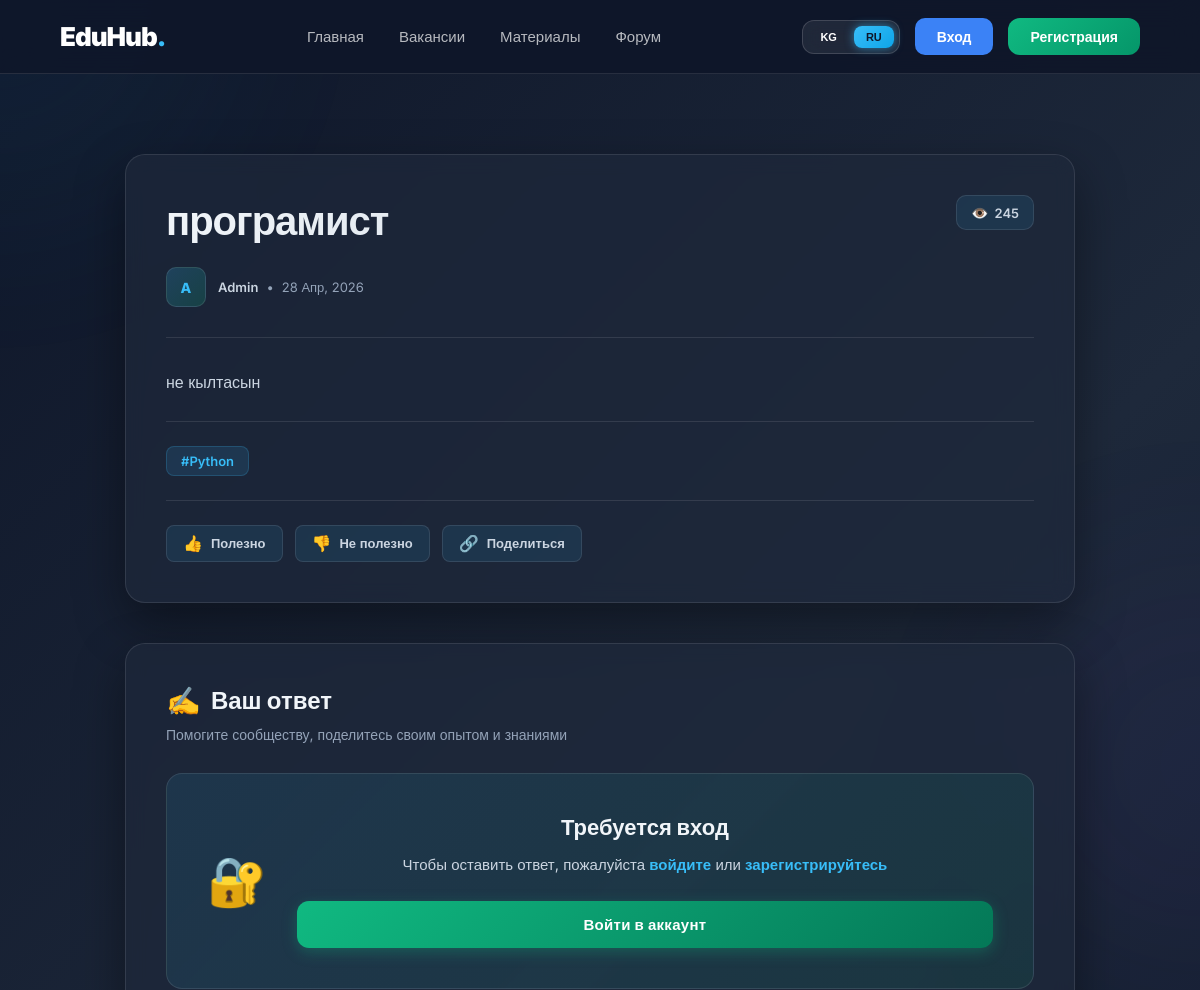
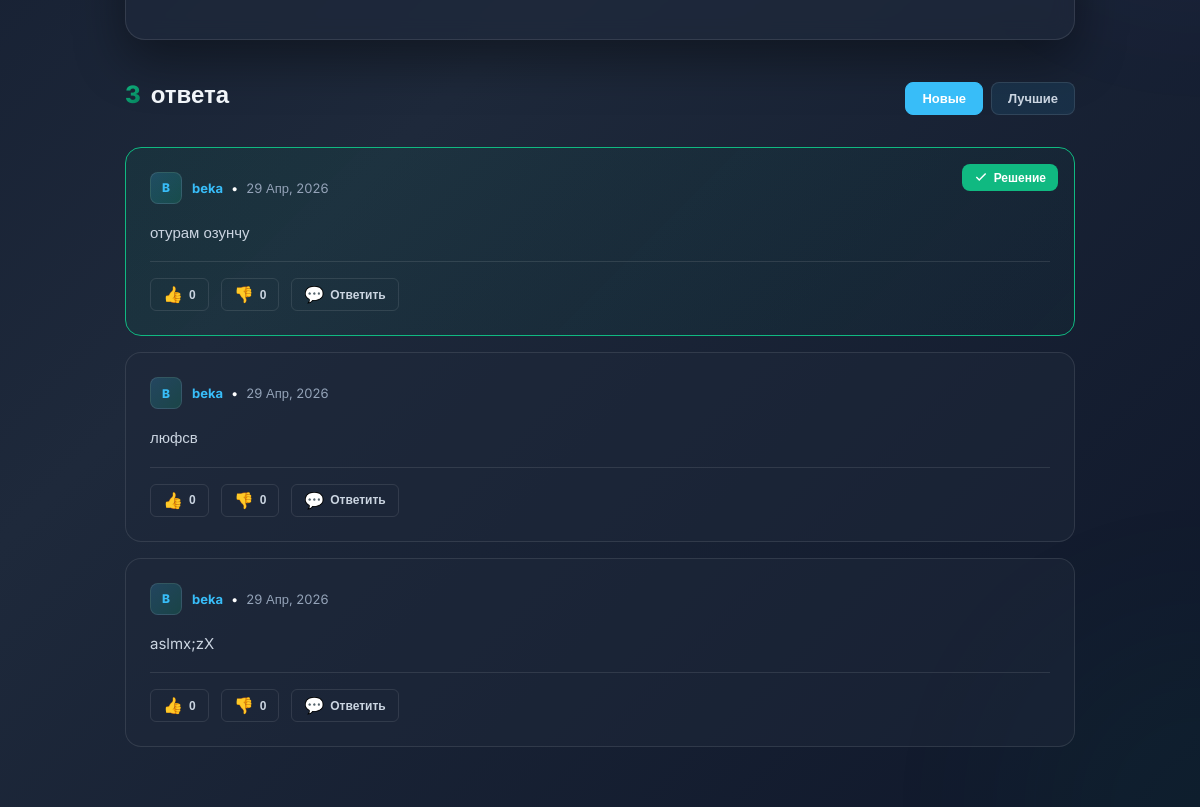
/ru/forum/question/1/, run on the app's committed database (2 pictures, top to bottom).
### forum/models.py (models this page shows, shortened)
class Question(models.Model):
    title = models.CharField(max_length=255, verbose_name="Тема")
    content = models.TextField(verbose_name="Текст")
    author = models.ForeignKey(
        settings.AUTH_USER_MODEL,
        on_delete=models.CASCADE,
        related_name='questions'
    )
    created_at = models.DateTimeField(auto_now_add=True)
    tags = models.CharField(max_length=100, blank=True,verbose_name="Категории")

class Answer(models.Model):
    question = models.ForeignKey(Question, on_delete=models.CASCADE, related_name='answers')
    content = models.TextField(verbose_name="Текст ответа")
    author = models.ForeignKey(
        settings.AUTH_USER_MODEL,
        on_delete=models.CASCADE
    )
    created_at = models.DateTimeField(auto_now_add=True)
    is_accepted = models.BooleanField(default=False)
    likes = models.ManyToManyField(settings.AUTH_USER_MODEL, related_name='answer_likes', blank=True)
    dislikes = models.ManyToManyField(settings.AUTH_USER_MODEL, related_name='answer_dislikes', blank=True)
    def total_likes(self):
        return self.likes.count()
    def total_dislikes(self):
        return self.dislikes.count()

### users/models.py (models this page shows, shortened)
class CustomUser(AbstractUser):
    ROLE_CHOICES = (
        ('student', 'Студент'),
        ('employer', 'Работадатель'),
    )
    role = models.CharField(
        max_length=20,
        choices=ROLE_CHOICES,
        null=True,
        blank=True
    )
    university = models.CharField(max_length=255, blank=True, null=True)
    phone = models.CharField(max_length=20, blank=True, null=True)
    profile_picture = models.ImageField(upload_to='profile_pics/', blank=True, null=True)
    is_verified = models.BooleanField(default=False)
    is_blocked = models.BooleanField(default=False)
    verification_data = models.TextField(blank=True, null=True, verbose_name="Маалыматтар (ИНН/Компания)")

### forum/views.py (the view)
# urls.py: path('question/<int:pk>/', views.question_detail, name='question_detail'),
def question_detail(request, pk):
    question = get_object_or_404(Question, pk=pk)
    answers = question.answers.all()
    if request.method == "POST":
        if not request.user.is_authenticated:
            return redirect('login')
        form = AnswerForm(request.POST)
        if form.is_valid():
            answer = form.save(commit=False)
            answer.question = question
            answer.author = request.user
            answer.save()
            return redirect('question_detail', pk=question.pk)
    else:
        form = AnswerForm()
    return render(request, 'forum/question_detail.html', {
        'question': question,
        'answers': answers,
        'form': form,
    })

### templates/forum/question_detail.html (shortened to what this page needs)
{% extends 'base.html' %}
{% load i18n %}
{% block content %}
<div class="detail-page">
    <div class="animated-background">
        <div class="bg-orb orb-1"></div>
        <div class="bg-orb orb-2"></div>
        <div class="bg-orb orb-3"></div>
    </div>
    <div class="detail-container">
        <article class="question-article">
            <header class="article-header">
                <div class="header-top">
                    <h1 class="article-title">{{ question.title }}</h1>
                    <div class="header-badges">
                        <span class="badge badge-views">
                            <span class="badge-icon">👁️</span>
                            <span class="badge-text">245</span>
                        </span>
                    </div>
                </div>
                <div class="article-metadata">
                    <div class="author-card">
                        <div class="author-avatar">
                            <span class="avatar-initial">{{ question.author.username|slice:":1"|upper }}</span>
                        </div>
                        <div class="author-info">
                            <span class="author-username">{{ question.author.username }}</span>
                            <span class="meta-separator">•</span>
                            <time class="post-timestamp" datetime="{{ question.created_at|date:'c' }}" title="{{ question.created_at }}">
                                {{ question.created_at|date:"d M, Y" }}
                            </time>
                        </div>
                    </div>
                </div>
            </header>
            <div class="article-content">
                <div class="content-body">
                    {{ question.content|linebreaks }}
                </div>
                {% if question.tags %}
                <div class="tags-wrapper">
                    {% for tag in question.tags.split %}
                        <a href="#" class="tag-label">#{{ tag }}</a>
                    {% endfor %}
                </div>
                {% endif %}
            </div>
            <div class="article-footer">
                <div class="action-group">
                    <button class="action-button" onclick="likeQuestion({{ question.pk }})">
                        <span class="action-icon">👍</span>
                        <span class="action-label">{% trans "Полезно" %}</span>
                    </button>
                    <button class="action-button" onclick="dislikeQuestion({{ question.pk }})">
                        <span class="action-icon">👎</span>
                        <span class="action-label">{% trans "Не полезно" %}</span>
                    </button>
                    <button class="action-button" onclick="shareQuestion()">
                        <span class="action-icon">🔗</span>
                        <span class="action-label">{% trans "Поделиться" %}</span>
                    </button>
                </div>
            </div>
        </article>
        <section class="answer-form-section">
            <div class="section-header">
                <h2 class="section-title">
                    <span class="title-icon">✍️</span>
                    {% trans "Ваш ответ" %}
                </h2>
                <p class="section-subtitle">
                    {% trans "Помогите сообществу, поделитесь своим опытом и знаниями" %}
                </p>
            </div>
            {% if user.is_authenticated %}
                <form method="POST" class="form-answer">
                    {% csrf_token %}
                    <div class="form-group">
                        <label for="{{ form.content.id_for_label }}" class="form-label">
                            {% trans "Напишите ваш ответ здесь" %}
                            <span class="label-required">*</span>
                        </label>
                        <div class="textarea-container">
                            {{ form.content }}
                            <div class="char-info">
                                <span id="char-count">0</span> / <span id="char-limit">5000</span>
                            </div>
                        </div>
                        {% if form.content.errors %}
                            <div class="form-error-box">
                                <span class="error-icon">⚠️</span>
                                <span class="error-message">{{ form.content.errors|join:", " }}</span>
                            </div>
                        {% endif %}
                    </div>
                    <div class="form-footer">
                        <button type="submit" class="btn-submit btn-primary">
                            <span class="btn-icon">🚀</span>
                            <span class="btn-label">{% trans "Отправить ответ" %}</span>
                        </button>
                        <p class="form-notice">
                            💡 {% trans "Убедитесь, что ваш ответ четкий, полезный и помогает решить проблему" %}
                        </p>
                    </div>
                </form>
            {% else %}
                <div class="login-box">
                    <div class="login-illustration">🔐</div>
                    <div class="login-content">
                        <h3 class="login-title">{% trans "Требуется вход" %}</h3>
                        <p class="login-message">
                            {% trans "Чтобы оставить ответ, пожалуйста" %}
                            <a href="{% url 'login' %}" class="link-action">{% trans "войдите" %}</a>
                            {% trans "или" %}
                            <a href="{% url 'register' %}" class="link-action">{% trans "зарегистрируйтесь" %}</a>
                        </p>
                        <a href="{% url 'login' %}" class="btn-submit btn-primary btn-block">
                            {% trans "Войти в аккаунт" %}
                        </a>
                    </div>
                </div>
            {% endif %}
        </section>
        <section class="answers-list-section">
            <div class="section-header">
                <h2 class="section-title">
                    <span class="answer-count">{{ question.answers.count }}</span>
                    <span class="answer-plural">
                        {% if question.answers.count == 1 %}
                            {% trans "ответ" %}
                        {% elif question.answers.count < 5 %}
                            {% trans "ответа" %}
                        {% else %}
                            {% trans "ответов" %}
                        {% endif %}
                    </span>
                </h2>
                {% if question.answers.count > 1 %}
                <div class="sort-controls">
                    <button class="sort-button active" data-sort="newest">
                        {% trans "Новые" %}
                    </button>
                    <button class="sort-button" data-sort="best">
                        {% trans "Лучшие" %}
                    </button>
                </div>
                {% endif %}
            </div>
            <div class="answers-container">
                {% for answer in question.answers.all %}
                <article class="answer-card {% if answer.is_accepted %}answer-accepted{% endif %}" data-answer-id="{{ answer.pk }}">
                    {% if answer.is_accepted %}
                    <div class="solution-badge">
                        <svg width="14" height="14" viewBox="0 0 24 24" fill="none" stroke="currentColor" stroke-width="2.5">
                            <polyline points="20 6 9 17 4 12"></polyline>
                        </svg>
                        <span>{% trans "Решение" %}</span>
                    </div>
                    {% endif %}
                    <header class="answer-card-header">
                        <div class="answer-author">
                            <div class="answer-avatar">
                                <span class="avatar-text">{{ answer.author.username|slice:":1"|upper }}</span>
                            </div>
                            <div class="answer-author-info">
                                <span class="answer-author-name">{{ answer.author.username }}</span>
                                <span class="meta-dot">•</span>
                                <time class="answer-date" datetime="{{ answer.created_at|date:'c' }}" title="{{ answer.created_at }}">
                                    {{ answer.created_at|date:"d M, Y" }}
                                </time>
                            </div>
                        </div>
                    </header>
                    <div class="answer-card-body">
                        {{ answer.content|linebreaks }}
                    </div>
                    <div class="answer-card-footer">
                        <button class="answer-action-btn" onclick="likeAnswer({{ answer.pk }})">
                            <span class="action-icon">👍</span>
                            <span class="action-value" id="likes-{{ answer.pk }}">{{ answer.total_likes }}</span>
                        </button>
                        <button class="answer-action-btn" onclick="dislikeAnswer({{ answer.pk }})">
                            <span class="action-icon">👎</span>
                            <span class="action-value" id="dislikes-{{ answer.pk }}">{{ answer.total_dislikes }}</span>
                        </button>
                        <button class="answer-action-btn" onclick="replyAnswer({{ answer.pk }})">
                            <span class="action-icon">💬</span>
                            <span class="action-text">{% trans "Ответить" %}</span>
                        </button>
                    </div>
                </article>
                {% endfor %}
            </div>
        </section>
    </div>
</div>
{% endblock %}

### data on the page
Question: title "програмист", author.username "A", author.username "Admin", created_at "28 Апр, 2026", content "не кылтасын", split "Python", answers.count "3"
Answer: author.username "B", author.username "beka", created_at "29 Апр, 2026", content "отурам озунчу", total_likes "0", total_dislikes "0"
Answer: author.username "B", author.username "beka", created_at "29 Апр, 2026", content "люфсв", total_likes "0", total_dislikes "0"
Answer: author.username "B", author.username "beka", created_at "29 Апр, 2026", content "aslmx;zX", total_likes "0", total_dislikes "0"
